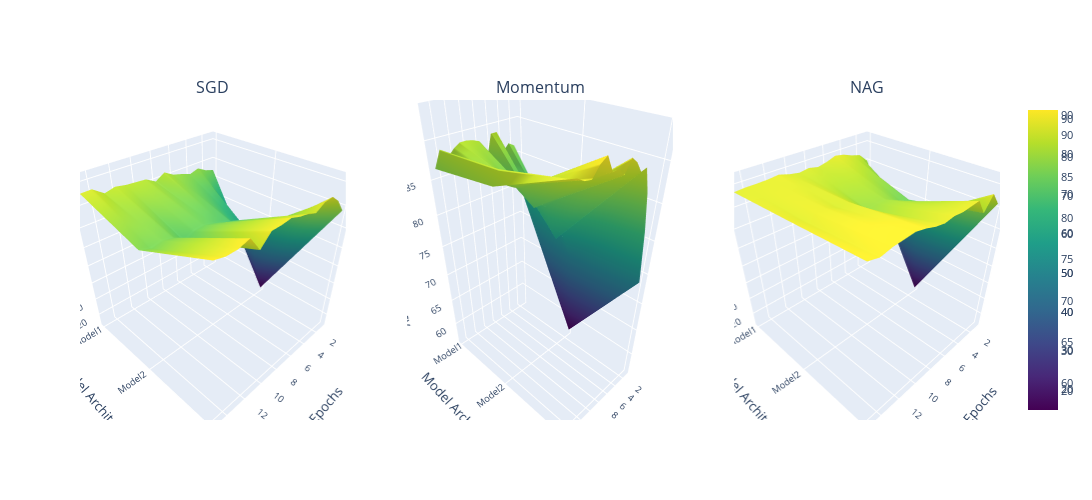
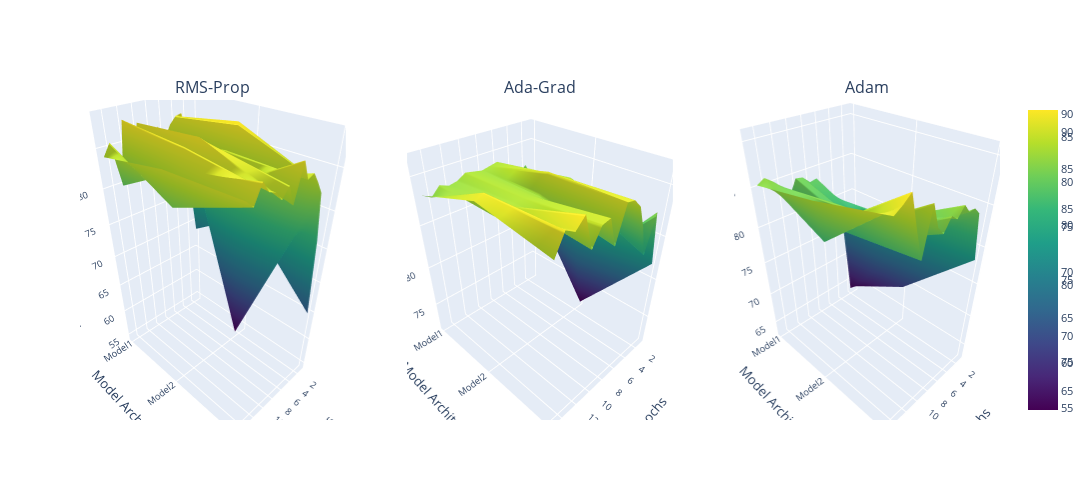

Here is the notebook cell these charts were saved with, in order:
### Code cell
import json
import numpy as np
import plotly.graph_objs as go
from plotly.subplots import make_subplots


file_names = [
    "sgd_modelArchirecture_ablation_valid_accuracy.json",
    "momentum_modelArchirecture_ablation_valid_accuracy.json",
    "nag_modelArchirecture_ablation_valid_accuracy.json",
    "rmsprop_modelArchirecture_ablation_valid_accuracy.json",
    "adaGrad_modelArchirecture_ablation_valid_accuracy.json",
    "adam_modelArchirecture_ablation_valid_accuracy.json",
    "adamW_modelArchirecture_ablation_valid_accuracy.json",
    "lion_modelArchirecture_ablation_valid_accuracy.json",
]

# Create a subplot with 1 row and 3 columns
fig = make_subplots(rows=1, cols=3, subplot_titles=["SGD", "Momentum", "NAG"], 
                    specs=[[{'type': 'surface'}, {'type': 'surface'}, {'type': 'surface'}]])

for index, file_name in enumerate(file_names[:3]):  # Take the first three files for demonstration
    with open(file_name, 'r') as file:
        data = json.load(file)

    title_info = file_name.split("_")
    optimizer = title_info[0]
    metric = title_info[-2]

    accuracy_data = np.array([values for lr, values in data.items()])
    epochs = np.arange(1, len(accuracy_data[0]) + 1)
    learning_rates = np.array([str(lr) for lr in data.keys()])
    # learning_rates = np.array([(str(lr)) for lr in learning_rates])

    trace = go.Surface(x=epochs, y=learning_rates, z=accuracy_data, colorscale='Viridis')

    # Add trace to subplot
    fig.add_trace(trace, row=1, col=index + 1)  # Add to the appropriate subplot

# Update layout for each subplot if needed
font_size = 10.5
fig.update_layout(
    # title='Comparison of Learning Rate Ablation for Different Optimizers',
    titlefont=dict(size=font_size + 2),
    font=dict(size=font_size),
    height=500,  # You may need to adjust the height and width to fit all plots comfortably
    width=1300,
    scene=dict(
        xaxis_title='Epochs',
        yaxis_title='Model Architecture',
        zaxis_title='Validation Accuracy'
    ),
    scene2=dict(
        xaxis_title='Epochs',
        yaxis_title='Model Architecture',
        zaxis_title='Validation Accuracy'
    ),
    scene3=dict(
        xaxis_title='Epochs',
        yaxis_title='Model Architecture',
        zaxis_title='Validation Accuracy'
    )
)

# Display the interactive plot
fig.show()


# Create a subplot with 1 row and 3 columns
fig = make_subplots(rows=1, cols=3, subplot_titles=["RMS-Prop", "Ada-Grad", "Adam"], 
                    specs=[[{'type': 'surface'}, {'type': 'surface'}, {'type': 'surface'}]])

for index, file_name in enumerate(file_names[3:6]):  # Take the first three files for demonstration
    with open(file_name, 'r') as file:
        data = json.load(file)

    title_info = file_name.split("_")
    optimizer = title_info[0]
    metric = title_info[-2]

    accuracy_data = np.array([values for lr, values in data.items()])
    epochs = np.arange(1, len(accuracy_data[0]) + 1)
    learning_rates = np.array([str(lr) for lr in data.keys()])
    # learning_rates = np.array([(str(lr)) for lr in learning_rates])

    trace = go.Surface(x=epochs, y=learning_rates, z=accuracy_data, colorscale='Viridis')

    # Add trace to subplot
    fig.add_trace(trace, row=1, col=index + 1)  # Add to the appropriate subplot

# Update layout for each subplot if needed
font_size = 10.5
fig.update_layout(
    # title='Comparison of Learning Rate Ablation for Different Optimizers',
    titlefont=dict(size=font_size + 2),
    font=dict(size=font_size),
    height=500,  # You may need to adjust the height and width to fit all plots comfortably
    width=1300,
    scene=dict(
        xaxis_title='Epochs',
        yaxis_title='Model Architecture',
        zaxis_title='Validation Accuracy'
    ),
    scene2=dict(
        xaxis_title='Epochs',
        yaxis_title='Model Architecture',
        zaxis_title='Validation Accuracy'
    ),
    scene3=dict(
        xaxis_title='Epochs',
        yaxis_title='Model Architecture',
        zaxis_title='Validation Accuracy'
    )
)

# Display the interactive plot
fig.show()

### Figure 1 — Plotly figure (JSON) as saved in the notebook; plotly's stock layout.template omitted (floating-point values rounded to 4 significant figures)
{"data": [{"colorscale": [[0, "#440154"], [0.1111, "#482878"], [0.2222, "#3e4989"], [0.3333, "#31688e"], [0.4444, "#26828e"], [0.5556, "#1f9e89"], [0.6667, "#35b779"], [0.7778, "#6ece58"], [0.8889, "#b5de2b"], [1, "#fde725"]], "scene": "scene", "type": "surface", "x": [1, 2, 3, 4, 5, 6, 7, 8, 9, 10, 11, 12, 13, 14, 15], "y": ["Model1", "Model2", "Model3"], "z": [[74.23, 75.68, 78.22, 76.77, 78.4, 79.67, 82.4, 79.49, 82.21, 82.58, 82.94, 83.85, 82.58, 86.21, 86.03], [15.25, 31.58, 54.08, 59.53, 64.07, 69.15, 70.6, 72.41, 73.68, 73.32, 70.78, 74.77, 75.86, 74.95, 76.59], [78.4, 84.75, 88.38, 88.02, 85.48, 87.3, 88.2, 89.84, 89.29, 89.29, 84.39, 91.29, 89.84, 89.84, 91.11]]}, {"colorscale": [[0, "#440154"], [0.1111, "#482878"], [0.2222, "#3e4989"], [0.3333, "#31688e"], [0.4444, "#26828e"], [0.5556, "#1f9e89"], [0.6667, "#35b779"], [0.7778, "#6ece58"], [0.8889, "#b5de2b"], [1, "#fde725"]], "scene": "scene2", "type": "surface", "x": [1, 2, 3, 4, 5, 6, 7, 8, 9, 10, 11, 12, 13, 14, 15], "y": ["Model1", "Model2", "Model3"], "z": [[79.67, 86.39, 86.93, 86.03, 88.93, 88.93, 85.3, 88.38, 88.75, 88.93, 88.93, 88.38, 87.48, 88.75, 86.57], [56.81, 72.78, 75.86, 77.68, 76.95, 78.77, 82.58, 83.12, 83.12, 84.75, 86.39, 86.75, 87.3, 89.47, 87.84], [73.5, 81.67, 86.93, 90.02, 89.84, 91.11, 91.83, 90.38, 91.29, 91.29, 93.1, 92.56, 91.47, 91.65, 92.2]]}, {"colorscale": [[0, "#440154"], [0.1111, "#482878"], [0.2222, "#3e4989"], [0.3333, "#31688e"], [0.4444, "#26828e"], [0.5556, "#1f9e89"], [0.6667, "#35b779"], [0.7778, "#6ece58"], [0.8889, "#b5de2b"], [1, "#fde725"]], "scene": "scene3", "type": "surface", "x": [1, 2, 3, 4, 5, 6, 7, 8, 9, 10, 11, 12, 13, 14, 15], "y": ["Model1", "Model2", "Model3"], "z": [[80.22, 84.75, 86.03, 87.84, 88.75, 87.11, 86.03, 87.11, 86.39, 87.3, 88.75, 88.2, 88.02, 88.02, 87.66], [14.52, 64.25, 74.59, 75.68, 78.4, 80.58, 80.58, 79.67, 83.67, 87.48, 86.93, 88.75, 88.93, 87.84, 89.66], [82.4, 88.75, 82.21, 89.66, 89.29, 88.93, 89.47, 88.75, 89.66, 91.29, 92.38, 92.01, 91.65, 90.56, 91.83]]}], "layout": {"annotations": [{"font": {"size": 16}, "showarrow": false, "text": "SGD", "x": 0.1444, "xanchor": "center", "xref": "paper", "y": 1, "yanchor": "bottom", "yref": "paper"}, {"font": {"size": 16}, "showarrow": false, "text": "Momentum", "x": 0.5, "xanchor": "center", "xref": "paper", "y": 1, "yanchor": "bottom", "yref": "paper"}, {"font": {"size": 16}, "showarrow": false, "text": "NAG", "x": 0.8556, "xanchor": "center", "xref": "paper", "y": 1, "yanchor": "bottom", "yref": "paper"}], "font": {"size": 10.5}, "height": 500, "scene": {"domain": {"x": [0, 0.2889], "y": [0, 1]}, "xaxis": {"title": {"text": "Epochs"}}, "yaxis": {"title": {"text": "Model Architecture"}}, "zaxis": {"title": {"text": "Validation Accuracy"}}}, "scene2": {"domain": {"x": [0.3556, 0.6444], "y": [0, 1]}, "xaxis": {"title": {"text": "Epochs"}}, "yaxis": {"title": {"text": "Model Architecture"}}, "zaxis": {"title": {"text": "Validation Accuracy"}}}, "scene3": {"domain": {"x": [0.7111, 1], "y": [0, 1]}, "xaxis": {"title": {"text": "Epochs"}}, "yaxis": {"title": {"text": "Model Architecture"}}, "zaxis": {"title": {"text": "Validation Accuracy"}}}, "title": {"font": {"size": 12.5}}, "width": 1300}}

### Figure 2 — Plotly figure (JSON) as saved in the notebook; plotly's stock layout.template omitted (floating-point values rounded to 4 significant figures)
{"data": [{"colorscale": [[0, "#440154"], [0.1111, "#482878"], [0.2222, "#3e4989"], [0.3333, "#31688e"], [0.4444, "#26828e"], [0.5556, "#1f9e89"], [0.6667, "#35b779"], [0.7778, "#6ece58"], [0.8889, "#b5de2b"], [1, "#fde725"]], "scene": "scene", "type": "surface", "x": [1, 2, 3, 4, 5, 6, 7, 8, 9, 10, 11, 12, 13, 14, 15], "y": ["Model1", "Model2", "Model3"], "z": [[68.6, 76.59, 86.75, 86.57, 85.66, 84.03, 85.84, 83.3, 86.39, 86.93, 81.49, 87.66, 79.85, 85.48, 84.03], [74.95, 78.04, 54.81, 88.02, 82.03, 85.3, 81.31, 85.84, 86.93, 87.66, 85.12, 87.11, 84.75, 81.13, 85.66], [64.61, 76.41, 82.76, 84.21, 85.48, 85.12, 87.3, 83.12, 85.48, 84.39, 85.48, 85.84, 87.11, 85.12, 86.03]]}, {"colorscale": [[0, "#440154"], [0.1111, "#482878"], [0.2222, "#3e4989"], [0.3333, "#31688e"], [0.4444, "#26828e"], [0.5556, "#1f9e89"], [0.6667, "#35b779"], [0.7778, "#6ece58"], [0.8889, "#b5de2b"], [1, "#fde725"]], "scene": "scene2", "type": "surface", "x": [1, 2, 3, 4, 5, 6, 7, 8, 9, 10, 11, 12, 13, 14, 15], "y": ["Model1", "Model2", "Model3"], "z": [[83.3, 87.48, 86.75, 88.02, 86.39, 88.93, 88.75, 88.57, 88.75, 88.93, 88.38, 88.2, 88.57, 87.66, 88.2], [71.87, 77.68, 87.11, 89.11, 89.29, 90.02, 90.56, 88.57, 88.93, 89.11, 88.93, 89.11, 88.38, 90.93, 90.56], [81.85, 87.84, 83.85, 87.11, 89.47, 90.38, 90.56, 87.11, 90.02, 89.84, 88.2, 91.47, 90.56, 91.11, 89.29]]}, {"colorscale": [[0, "#440154"], [0.1111, "#482878"], [0.2222, "#3e4989"], [0.3333, "#31688e"], [0.4444, "#26828e"], [0.5556, "#1f9e89"], [0.6667, "#35b779"], [0.7778, "#6ece58"], [0.8889, "#b5de2b"], [1, "#fde725"]], "scene": "scene3", "type": "surface", "x": [1, 2, 3, 4, 5, 6, 7, 8, 9, 10, 11, 12, 13, 14, 15], "y": ["Model1", "Model2", "Model3"], "z": [[63.34, 63.52, 74.77, 79.85, 80.58, 81.31, 83.67, 83.48, 84.39, 84.57, 82.76, 84.21, 85.12, 85.84, 85.3], [68.78, 74.95, 77.68, 78.22, 81.13, 82.21, 80.22, 79.67, 82.03, 82.21, 81.85, 85.48, 83.85, 82.03, 86.93], [78.22, 84.39, 85.3, 85.3, 86.39, 85.3, 86.03, 84.57, 85.66, 88.38, 83.12, 86.57, 90.38, 89.66, 89.11]]}], "layout": {"annotations": [{"font": {"size": 16}, "showarrow": false, "text": "RMS-Prop", "x": 0.1444, "xanchor": "center", "xref": "paper", "y": 1, "yanchor": "bottom", "yref": "paper"}, {"font": {"size": 16}, "showarrow": false, "text": "Ada-Grad", "x": 0.5, "xanchor": "center", "xref": "paper", "y": 1, "yanchor": "bottom", "yref": "paper"}, {"font": {"size": 16}, "showarrow": false, "text": "Adam", "x": 0.8556, "xanchor": "center", "xref": "paper", "y": 1, "yanchor": "bottom", "yref": "paper"}], "font": {"size": 10.5}, "height": 500, "scene": {"domain": {"x": [0, 0.2889], "y": [0, 1]}, "xaxis": {"title": {"text": "Epochs"}}, "yaxis": {"title": {"text": "Model Architecture"}}, "zaxis": {"title": {"text": "Validation Accuracy"}}}, "scene2": {"domain": {"x": [0.3556, 0.6444], "y": [0, 1]}, "xaxis": {"title": {"text": "Epochs"}}, "yaxis": {"title": {"text": "Model Architecture"}}, "zaxis": {"title": {"text": "Validation Accuracy"}}}, "scene3": {"domain": {"x": [0.7111, 1], "y": [0, 1]}, "xaxis": {"title": {"text": "Epochs"}}, "yaxis": {"title": {"text": "Model Architecture"}}, "zaxis": {"title": {"text": "Validation Accuracy"}}}, "title": {"font": {"size": 12.5}}, "width": 1300}}
